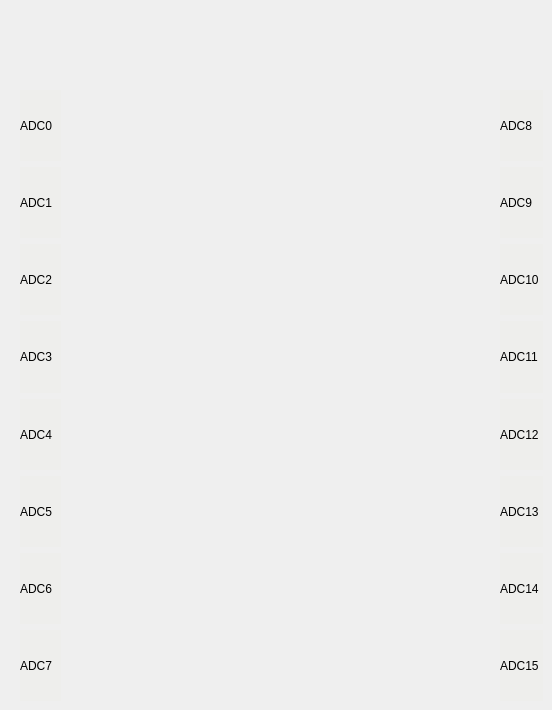
         <widget class="QWidget" name="pll_status_tab_2">
          <attribute name="title">
           <string>pll status</string>
          </attribute>
          <widget class="QWidget" name="layoutWidget_7">
           <property name="geometry">
            <rect>
             <x>20</x>
             <y>90</y>
             <width>41</width>
             <height>611</height>
            </rect>
           </property>
           <layout class="QVBoxLayout" name="verticalLayout_14">
            <item>
             <widget class="QLabel" name="label_adc0_6">
              <property name="maximumSize">
               <size>
                <width>16777215</width>
                <height>16777215</height>
               </size>
              </property>
              <property name="layoutDirection">
               <enum>Qt::LeftToRight</enum>
              </property>
              <property name="styleSheet">
               <string notr="true">background-color: rgb(238, 238, 236);</string>
              </property>
              <property name="text">
               <string>ADC0</string>
              </property>
              <property name="alignment">
               <set>Qt::AlignLeading|Qt::AlignLeft|Qt::AlignVCenter</set>
              </property>
             </widget>
            </item>
            <item>
             <widget class="QLabel" name="label_adc1_6">
              <property name="maximumSize">
               <size>
                <width>16777215</width>
                <height>16777215</height>
               </size>
              </property>
              <property name="layoutDirection">
               <enum>Qt::LeftToRight</enum>
              </property>
              <property name="styleSheet">
               <string notr="true">background-color: rgb(238, 238, 236);</string>
              </property>
              <property name="text">
               <string>ADC1</string>
              </property>
              <property name="alignment">
               <set>Qt::AlignLeading|Qt::AlignLeft|Qt::AlignVCenter</set>
              </property>
             </widget>
            </item>
            <item>
             <widget class="QLabel" name="label_adc2_6">
              <property name="maximumSize">
               <size>
                <width>16777215</width>
                <height>16777215</height>
               </size>
              </property>
              <property name="layoutDirection">
               <enum>Qt::LeftToRight</enum>
              </property>
              <property name="styleSheet">
               <string notr="true">background-color: rgb(238, 238, 236);</string>
              </property>
              <property name="text">
               <string>ADC2</string>
              </property>
              <property name="alignment">
               <set>Qt::AlignLeading|Qt::AlignLeft|Qt::AlignVCenter</set>
              </property>
             </widget>
            </item>
            <item>
             <widget class="QLabel" name="label_adc3_6">
              <property name="maximumSize">
               <size>
                <width>16777215</width>
                <height>16777215</height>
               </size>
              </property>
              <property name="layoutDirection">
               <enum>Qt::LeftToRight</enum>
              </property>
              <property name="styleSheet">
               <string notr="true">background-color: rgb(238, 238, 236);</string>
              </property>
              <property name="text">
               <string>ADC3</string>
              </property>
              <property name="alignment">
               <set>Qt::AlignLeading|Qt::AlignLeft|Qt::AlignVCenter</set>
              </property>
             </widget>
            </item>
            <item>
             <widget class="QLabel" name="label_adc4_6">
              <property name="maximumSize">
               <size>
                <width>16777215</width>
                <height>16777215</height>
               </size>
              </property>
              <property name="layoutDirection">
               <enum>Qt::LeftToRight</enum>
              </property>
              <property name="styleSheet">
               <string notr="true">background-color: rgb(238, 238, 236);</string>
              </property>
              <property name="text">
               <string>ADC4</string>
              </property>
              <property name="alignment">
               <set>Qt::AlignLeading|Qt::AlignLeft|Qt::AlignVCenter</set>
              </property>
             </widget>
            </item>
            <item>
             <widget class="QLabel" name="label_adc5_6">
              <property name="maximumSize">
               <size>
                <width>16777215</width>
                <height>16777215</height>
               </size>
              </property>
              <property name="layoutDirection">
               <enum>Qt::LeftToRight</enum>
              </property>
              <property name="styleSheet">
               <string notr="true">background-color: rgb(238, 238, 236);</string>
              </property>
              <property name="text">
               <string>ADC5</string>
              </property>
              <property name="alignment">
               <set>Qt::AlignLeading|Qt::AlignLeft|Qt::AlignVCenter</set>
              </property>
             </widget>
            </item>
            <item>
             <widget class="QLabel" name="label_adc6_6">
              <property name="maximumSize">
               <size>
                <width>16777215</width>
                <height>16777215</height>
               </size>
              </property>
              <property name="layoutDirection">
               <enum>Qt::LeftToRight</enum>
              </property>
              <property name="styleSheet">
               <string notr="true">background-color: rgb(238, 238, 236);</string>
              </property>
              <property name="text">
               <string>ADC6</string>
              </property>
              <property name="alignment">
               <set>Qt::AlignLeading|Qt::AlignLeft|Qt::AlignVCenter</set>
              </property>
             </widget>
            </item>
            <item>
             <widget class="QLabel" name="label_adc7_6">
              <property name="maximumSize">
               <size>
                <width>16777215</width>
                <height>16777215</height>
               </size>
              </property>
              <property name="layoutDirection">
               <enum>Qt::LeftToRight</enum>
              </property>
              <property name="styleSheet">
               <string notr="true">background-color: rgb(238, 238, 236);</string>
              </property>
              <property name="text">
               <string>ADC7</string>
              </property>
              <property name="alignment">
               <set>Qt::AlignLeading|Qt::AlignLeft|Qt::AlignVCenter</set>
              </property>
             </widget>
            </item>
           </layout>
          </widget>
          <widget class="QWidget" name="layoutWidget_8">
           <property name="geometry">
            <rect>
             <x>500</x>
             <y>90</y>
             <width>43</width>
             <height>611</height>
            </rect>
           </property>
           <layout class="QVBoxLayout" name="verticalLayout_15">
            <item>
             <widget class="QLabel" name="label_adc8_6">
              <property name="maximumSize">
               <size>
                <width>16777215</width>
                <height>16777215</height>
               </size>
              </property>
              <property name="layoutDirection">
               <enum>Qt::LeftToRight</enum>
              </property>
              <property name="styleSheet">
               <string notr="true">background-color: rgb(238, 238, 236);</string>
              </property>
              <property name="text">
               <string>ADC8</string>
              </property>
              <property name="alignment">
               <set>Qt::AlignLeading|Qt::AlignLeft|Qt::AlignVCenter</set>
              </property>
             </widget>
            </item>
            <item>
             <widget class="QLabel" name="label_adc9_6">
              <property name="maximumSize">
               <size>
                <width>16777215</width>
                <height>16777215</height>
               </size>
              </property>
              <property name="layoutDirection">
               <enum>Qt::LeftToRight</enum>
              </property>
              <property name="styleSheet">
               <string notr="true">background-color: rgb(238, 238, 236);</string>
              </property>
              <property name="text">
               <string>ADC9</string>
              </property>
              <property name="alignment">
               <set>Qt::AlignLeading|Qt::AlignLeft|Qt::AlignVCenter</set>
              </property>
             </widget>
            </item>
            <item>
             <widget class="QLabel" name="label_adc10_6">
              <property name="maximumSize">
               <size>
                <width>16777215</width>
                <height>16777215</height>
               </size>
              </property>
              <property name="layoutDirection">
               <enum>Qt::LeftToRight</enum>
              </property>
              <property name="styleSheet">
               <string notr="true">background-color: rgb(238, 238, 236);</string>
              </property>
              <property name="text">
               <string>ADC10</string>
              </property>
              <property name="alignment">
               <set>Qt::AlignLeading|Qt::AlignLeft|Qt::AlignVCenter</set>
              </property>
             </widget>
            </item>
            <item>
             <widget class="QLabel" name="label_adc11_6">
              <property name="maximumSize">
               <size>
                <width>16777215</width>
                <height>16777215</height>
               </size>
              </property>
              <property name="layoutDirection">
               <enum>Qt::LeftToRight</enum>
              </property>
              <property name="styleSheet">
               <string notr="true">background-color: rgb(238, 238, 236);</string>
              </property>
              <property name="text">
               <string>ADC11</string>
              </property>
              <property name="alignment">
               <set>Qt::AlignLeading|Qt::AlignLeft|Qt::AlignVCenter</set>
              </property>
             </widget>
            </item>
            <item>
             <widget class="QLabel" name="label_adc12_6">
              <property name="maximumSize">
               <size>
                <width>16777215</width>
                <height>16777215</height>
               </size>
              </property>
              <property name="layoutDirection">
               <enum>Qt::LeftToRight</enum>
              </property>
              <property name="styleSheet">
               <string notr="true">background-color: rgb(238, 238, 236);</string>
              </property>
              <property name="text">
               <string>ADC12</string>
              </property>
              <property name="alignment">
               <set>Qt::AlignLeading|Qt::AlignLeft|Qt::AlignVCenter</set>
              </property>
             </widget>
            </item>
            <item>
             <widget class="QLabel" name="label_adc13_6">
              <property name="maximumSize">
               <size>
                <width>16777215</width>
                <height>16777215</height>
               </size>
              </property>
              <property name="layoutDirection">
               <enum>Qt::LeftToRight</enum>
              </property>
              <property name="styleSheet">
               <string notr="true">background-color: rgb(238, 238, 236);</string>
              </property>
              <property name="text">
               <string>ADC13</string>
              </property>
              <property name="alignment">
               <set>Qt::AlignLeading|Qt::AlignLeft|Qt::AlignVCenter</set>
              </property>
             </widget>
            </item>
            <item>
             <widget class="QLabel" name="label_adc14_6">
              <property name="maximumSize">
               <size>
                <width>16777215</width>
                <height>16777215</height>
               </size>
              </property>
              <property name="layoutDirection">
               <enum>Qt::LeftToRight</enum>
              </property>
              <property name="styleSheet">
               <string notr="true">background-color: rgb(238, 238, 236);</string>
              </property>
              <property name="text">
               <string>ADC14</string>
              </property>
              <property name="alignment">
               <set>Qt::AlignLeading|Qt::AlignLeft|Qt::AlignVCenter</set>
              </property>
             </widget>
            </item>
            <item>
             <widget class="QLabel" name="label_adc15_6">
              <property name="maximumSize">
               <size>
                <width>16777215</width>
                <height>16777215</height>
               </size>
              </property>
              <property name="layoutDirection">
               <enum>Qt::LeftToRight</enum>
              </property>
              <property name="styleSheet">
               <string notr="true">background-color: rgb(238, 238, 236);</string>
              </property>
              <property name="text">
               <string>ADC15</string>
              </property>
              <property name="alignment">
               <set>Qt::AlignLeading|Qt::AlignLeft|Qt::AlignVCenter</set>
              </property>
             </widget>
            </item>
           </layout>
          </widget>
         </widget>
